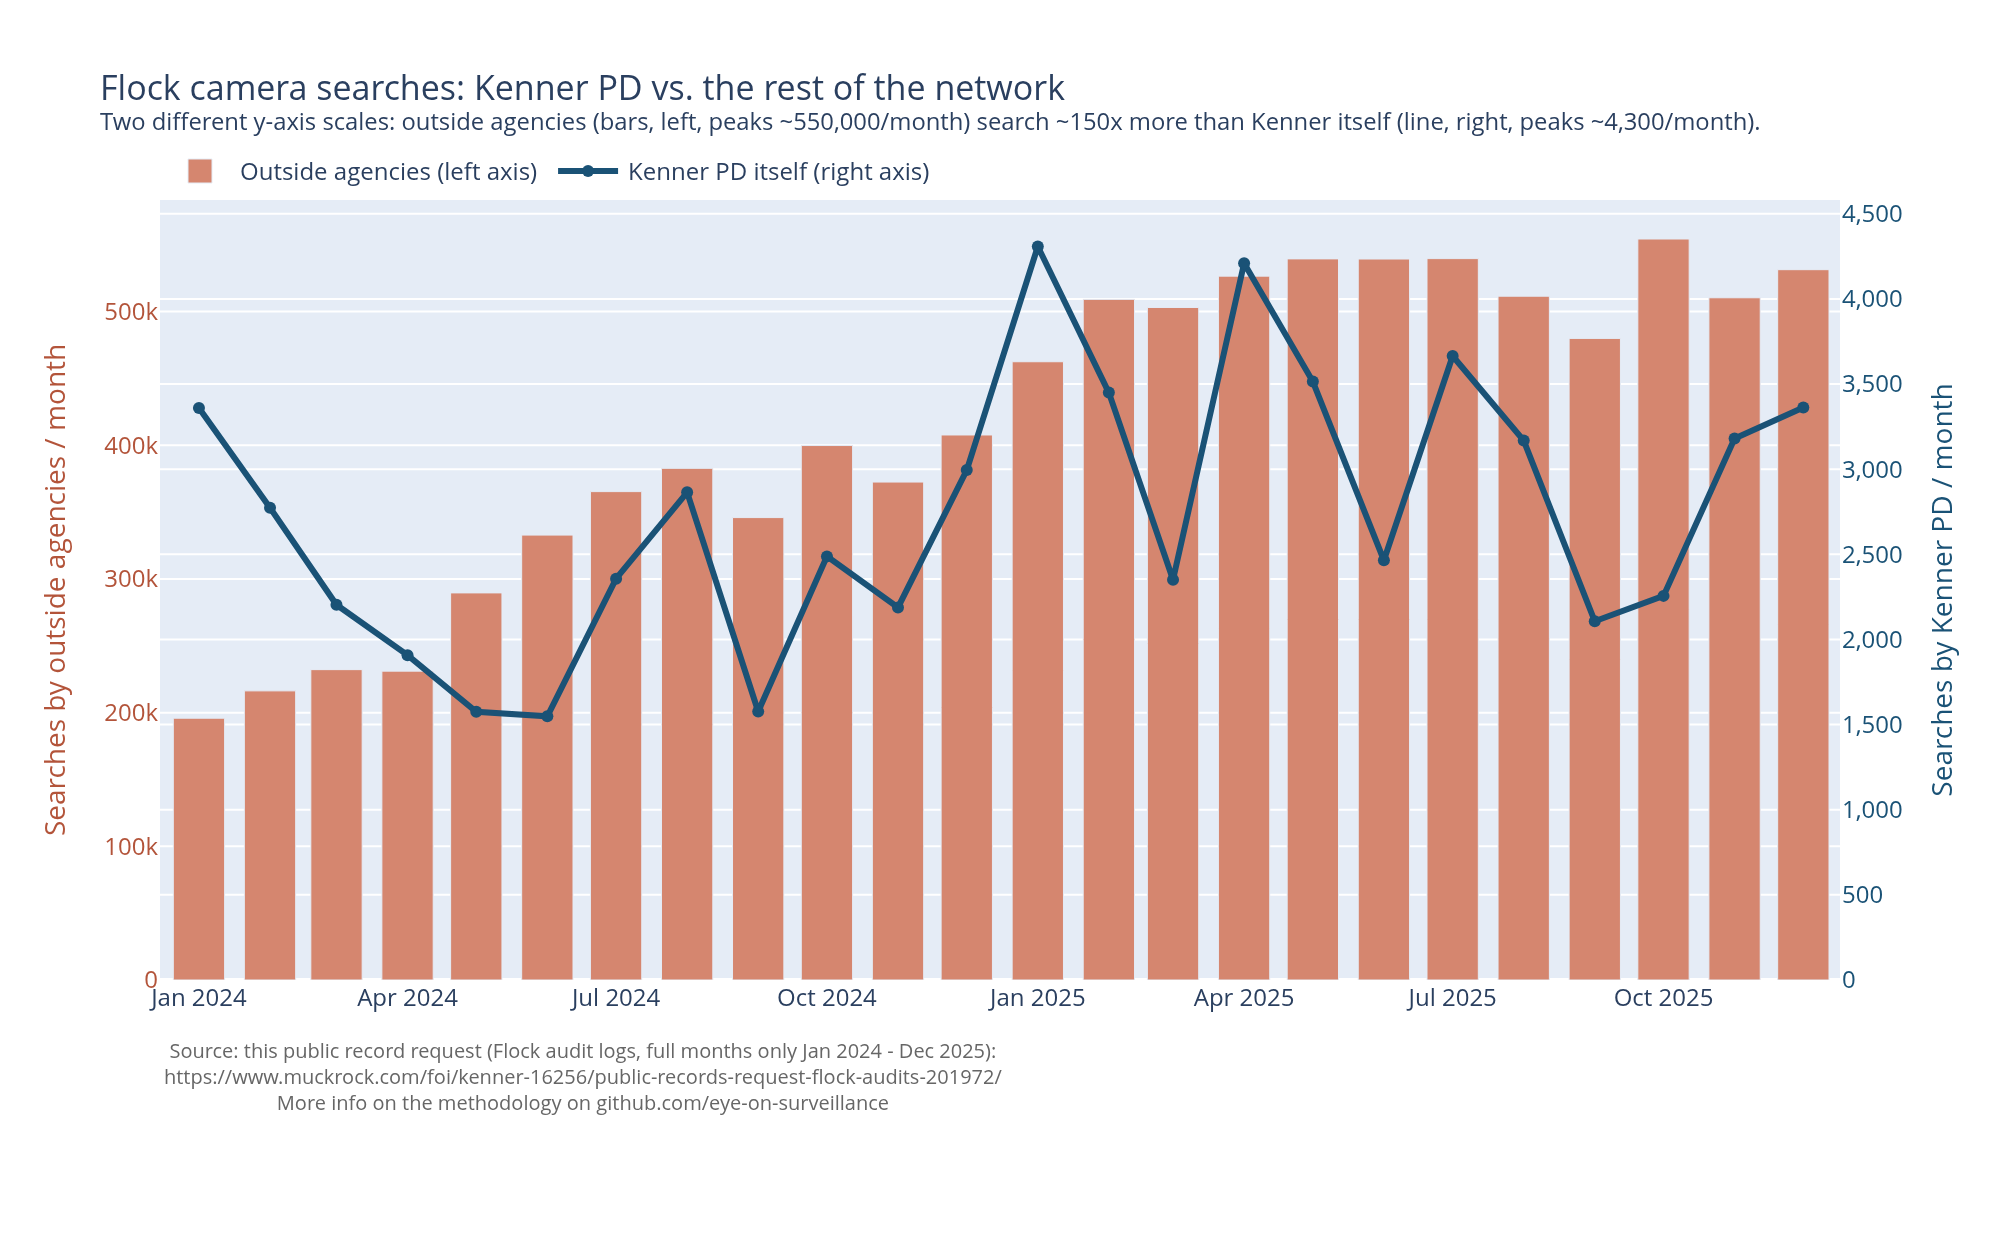

Python code for this plot:
# /// script
# requires-python = ">=3.10"
# dependencies = ["plotly", "kaleido"]
# ///
"""Graph: Kenner PD's own searches vs. outside-agency searches, per month.

Reads:  cache/flock.db  (build it with the setup-scripts/ pipeline first)
Writes: next to this script, in results/internal-vs-network/:
        internal_vs_network.html  (interactive, self-contained)
        internal_vs_network.svg
        internal_vs_network.png

The database is the single source of data: the two SQL queries below are
the whole calculation, and the script prints the monthly numbers it
plots, so the chart can be checked by re-running the queries against
cache/flock.db.

Run from anywhere:  uv run results/internal-vs-network/internal_vs_network.py
(uv installs plotly and kaleido from the header above; see README.)

Definitions -- see DATA_DICTIONARY.md:
- "Kenner PD internal searches" = every row of org_audit (searches run by
  Kenner's own users; org_name is 'Kenner LA PD' on all 66,933 rows).
- "External network searches" = network_audit rows where org_name is NOT
  'Kenner LA PD'. Kenner also appears 65,879 times in its own network audit;
  those rows are excluded here so the two curves never count the same
  search twice.
- January 2026 is excluded: the FOIA response only covers it through
  Jan 16, and a half month would read as a fake drop.

Idempotent: re-running overwrites the three output files.
"""

import sqlite3
import sys
from pathlib import Path

import plotly.graph_objects as go

OUTPUT_DIR = Path(__file__).resolve().parent      # results/internal-vs-network
PROJECT_ROOT = OUTPUT_DIR.parent.parent
DB_FILE = PROJECT_ROOT / "cache" / "flock.db"
OUTPUT_BASENAME = "internal_vs_network"

# The chart covers the 24 complete months, Jan 2024 - Dec 2025.
LAST_FULL_MONTH = "2025-12"

# Grand totals the monthly buckets must add up to: the pipeline's known
# row counts (README stage 1) minus the excluded partial month
# (Jan 2026: 1,059 internal rows, 282,937 external rows).
EXPECTED_INTERNAL_TOTAL = 66_933 - 1_059    # = 65,874
EXPECTED_EXTERNAL_TOTAL = 10_261_956 - 282_937  # = 9,979,019

# search_time is ISO-8601 text ('2024-01-25T13:27:03Z'), so its first
# 7 characters are the month, 'YYYY-MM'. substr() keeps the grouping
# trivially checkable against the raw strings.
MONTHLY_INTERNAL = """
SELECT substr(search_time, 1, 7) AS month, COUNT(*) AS searches
FROM org_audit
WHERE month <= ?
GROUP BY month
ORDER BY month
"""

MONTHLY_EXTERNAL = """
SELECT substr(search_time, 1, 7) AS month, COUNT(*) AS searches
FROM network_audit
WHERE org_name != 'Kenner LA PD' AND month <= ?
GROUP BY month
ORDER BY month
"""


def monthly_counts(connection, query):
    """Run one of the monthly-count queries; returns {month: count}."""
    return dict(connection.execute(query, (LAST_FULL_MONTH,)).fetchall())


def check_total(label, counts, expected):
    """Print one audit line; returns True when the total matches."""
    total = sum(counts.values())
    status = "OK" if total == expected else "MISMATCH"
    print(f"  {label}: total={total} expected={expected} {status}")
    return total == expected


def build_figure(months, internal, external):
    """One chart: external volume as bars, Kenner's own as a line on top.
    """
    fig = go.Figure()
    fig.add_trace(go.Bar(
        x=months, y=[external[m] for m in months],
        name="Outside agencies (left axis)",
        marker_color="#d5866f",
        hovertemplate="%{x}: %{y:,} external searches<extra></extra>",
    ))
    fig.add_trace(go.Scatter(
        x=months, y=[internal[m] for m in months],
        name="Kenner PD itself (right axis)",
        mode="lines+markers", line=dict(color="#1a5276", width=3),
        yaxis="y2",
        hovertemplate="%{x}: %{y:,} Kenner PD searches<extra></extra>",
    ))

    fig.update_layout(
        title=dict(
            text="Flock camera searches: Kenner PD vs. the rest of the network"
                 "<br><sup>Two different y-axis scales: outside agencies"
                 " (bars, left, peaks ~550,000/month) search ~150x more than"
                 " Kenner itself (line, right, peaks ~4,300/month).</sup>",
        ),
        # Explicit range so the axis stops right after the Dec 2025 bar;
        # otherwise plotly pads the edge and labels it "Jan 2026".
        xaxis=dict(tickformat="%b %Y", dtick="M3", tick0="2024-01-01",
                   range=["2023-12-15", "2025-12-17"]),
        yaxis=dict(
            title=dict(text="Searches by outside agencies / month",
                       font=dict(color="#b3543a")),
            tickfont=dict(color="#b3543a"),
            rangemode="tozero", separatethousands=True,
        ),
        yaxis2=dict(
            title=dict(text="Searches by Kenner PD / month",
                       font=dict(color="#1a5276")),
            tickfont=dict(color="#1a5276"),
            overlaying="y", side="right",
            rangemode="tozero", separatethousands=True,
        ),
        legend=dict(orientation="h", yanchor="bottom", y=1.0, x=0),
        width=1000, height=620,
        margin=dict(b=130),
    )
    fig.add_annotation(
        text="Source: this public record request (Flock audit logs, full"
             " months only Jan 2024 - Dec 2025):"
             '<br><a href="https://www.muckrock.com/foi/kenner-16256/'
             'public-records-request-flock-audits-201972/">'
             "https://www.muckrock.com/foi/kenner-16256/"
             "public-records-request-flock-audits-201972/</a>"
             "<br>More info on the methodology on"
             ' <a href="https://github.com/eye-on-surveillance/'
             'foia-flock-kenner">github.com/eye-on-surveillance</a>',
        xref="paper", yref="paper", x=0, y=-0.18,
        showarrow=False, font=dict(size=10, color="#666"),
    )
    return fig


def main():
    if not DB_FILE.exists():
        print(f"ERROR: {DB_FILE} not found."
              "\nRun the setup-scripts/ pipeline (00, 01_*, 02) first.",
              file=sys.stderr)
        sys.exit(1)

    connection = sqlite3.connect(DB_FILE)
    internal = monthly_counts(connection, MONTHLY_INTERNAL)
    external = monthly_counts(connection, MONTHLY_EXTERNAL)
    connection.close()

    # Verification: the monthly buckets must add up exactly to the known
    # grand totals -- otherwise the chart silently dropped rows.
    print("Verification: monthly buckets vs known totals")
    totals_ok = check_total("internal (org_audit)", internal,
                            EXPECTED_INTERNAL_TOTAL)
    totals_ok &= check_total("external (network_audit minus Kenner)",
                             external, EXPECTED_EXTERNAL_TOTAL)
    if not totals_ok:
        print("\nERROR: totals do not match; not writing outputs.",
              file=sys.stderr)
        sys.exit(1)

    # Both queries cover the same 24 months, but take the union anyway so
    # a month present in only one table could never be dropped silently.
    months = sorted(set(internal) | set(external))
    internal = {m: internal.get(m, 0) for m in months}
    external = {m: external.get(m, 0) for m in months}

    print(f"\n{'month':<8} {'kenner_internal':>15} {'external_network':>16}")
    for m in months:
        print(f"{m:<8} {internal[m]:>15,} {external[m]:>16,}")

    fig = build_figure(months, internal, external)
    html_path = OUTPUT_DIR / f"{OUTPUT_BASENAME}.html"
    svg_path = OUTPUT_DIR / f"{OUTPUT_BASENAME}.svg"
    png_path = OUTPUT_DIR / f"{OUTPUT_BASENAME}.png"
    fig.write_html(html_path)                # self-contained interactive page
    fig.write_image(svg_path)                # static, via kaleido
    fig.write_image(png_path, scale=2)       # static, 2x resolution

    print()
    for path in (html_path, svg_path, png_path):
        print(f"Wrote {path}")


if __name__ == "__main__":
    main()
